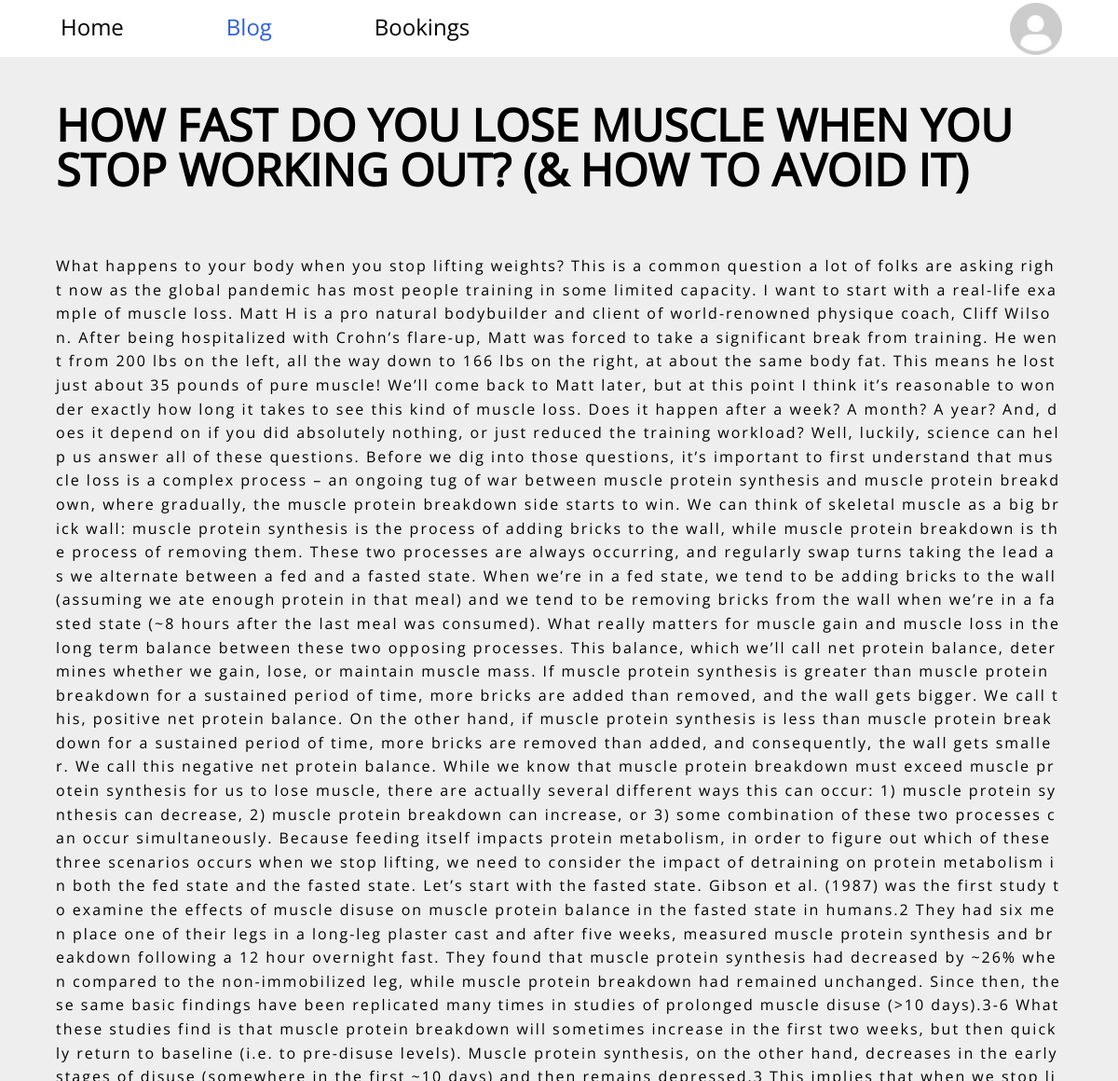
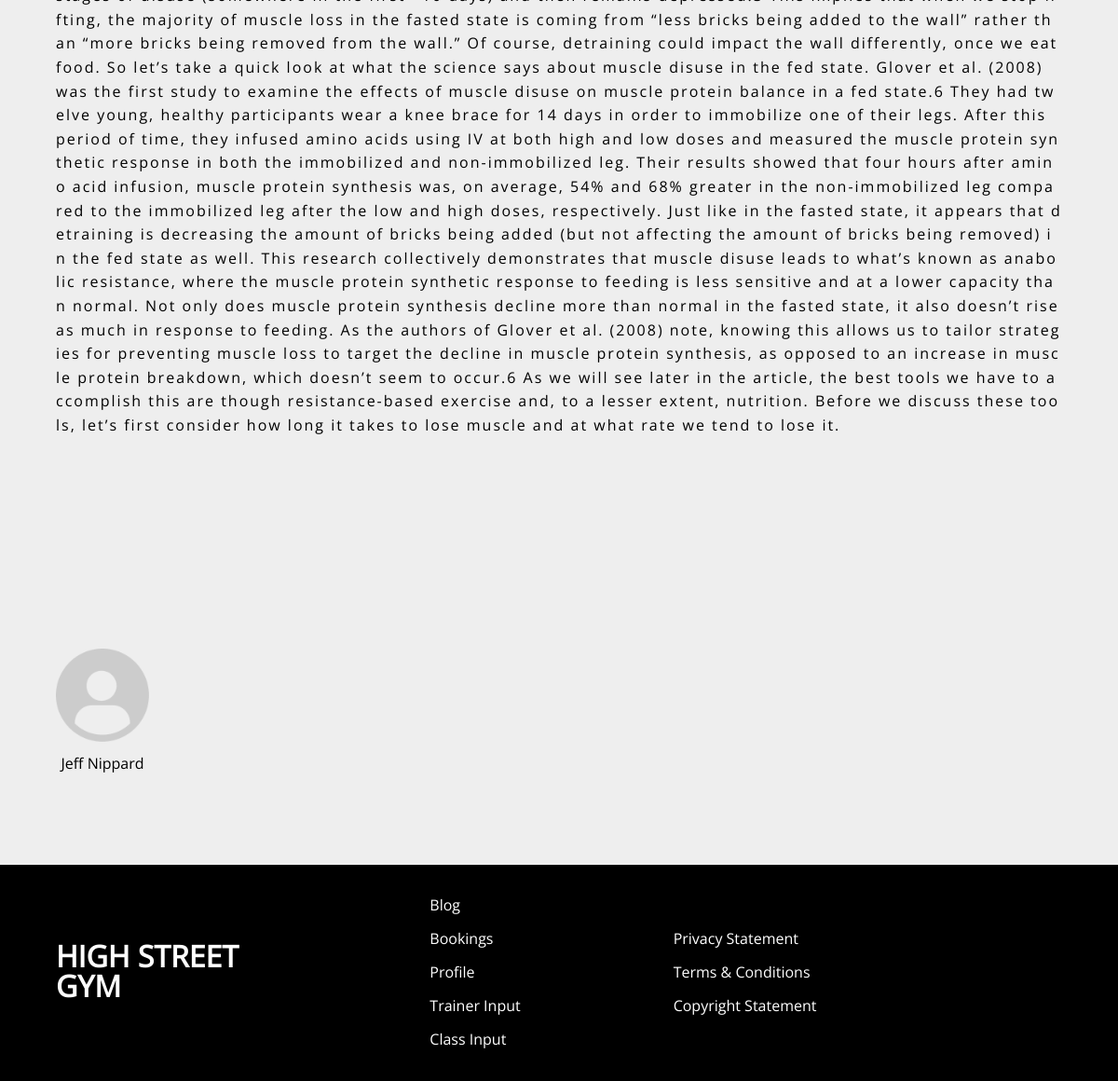
The app's page /pages/blog-post.php?postid=1 with its own data (2 pictures, top to bottom).
### tables this page shows
CREATE TABLE `blog_post` (
  `blog_post_id` int NOT NULL,
  `blog_title` varchar(150) NOT NULL,
  `blog_content` mediumtext NOT NULL,
  `user_user_id` int NOT NULL
);

CREATE TABLE `user` (
  `user_id` int NOT NULL,
  `user_first_name` varchar(50) NOT NULL,
  `user_last_name` varchar(50) NOT NULL,
  `user_email_address` varchar(255) NOT NULL,
  `user_phone_number` varchar(30) DEFAULT NULL,
  `user_bio` varchar(150) DEFAULT NULL,
  `user_password` varchar(255) NOT NULL,
  `user_image` longblob
);

### pages/blog-post.php (the view, shortened to what this page needs)
<?php
include "../model/connect.php";
$blog_id = $_GET['postid'];
$blog_sql = "SELECT * FROM blog_post WHERE blog_post_id = $blog_id";
$blog_statement = $conn->prepare($blog_sql);
$blog_statement->execute();
$blog_result = $blog_statement->fetchAll();
$blog_title = $blog_result[0]['blog_title'];
$blog_content = $blog_result[0]['blog_content'];
$user_id = $blog_result[0]['user_user_id'];
$user_sql = "SELECT * FROM user WHERE user_id = $user_id";
$user_statement = $conn->prepare($user_sql);
$user_statement->execute();
$user_result = $user_statement->fetchAll();
$user_first_name = $user_result[0]['user_first_name'];
$user_last_name = $user_result[0]['user_last_name'];
?>
<!DOCTYPE html>
    <html lang="en-gb">
    <head>
        <link rel="stylesheet" href="../css/styles.css">
    </head>
    <body>
        <main class="blog_container">
            <div class="blog_columns">
                <div class="blog_post">
                    <?php
                    echo "<h1>" . $blog_title . "</h1>";
                    echo "<p class='blog_post_content'>" . $blog_content . "</p>";
                    ?>
                </div>
                <div class="blog_create_button">
                    <div class='blog_preview_avatar --flexcentre-column'>
                        <img src='../images/icons/profile-icon.png' alt='The profile photo of the blog author.'>
                        <?php echo "<p>" . $user_first_name . " " . $user_last_name . "</p>"; ?>
                    </div>
                </div>
            </div>
        </main>
    </body>
    </html>

### css/styles.css (style rules this page uses)
html, button { font-family: "open_sansregular"; }
html, body { padding: 0; margin: 0; overflow-x: hidden; }
.--flexcentre-column { display: flex; justify-content: center; align-items: center; flex-direction: column; }
.blog_container { position: relative; min-height: 67vh; height: -webkit-fit-content; height: -moz-fit-content; height: fit-content; width: 90vw; padding: 0 5vw; background-color: #eee; }
.blog_container h1 { margin: 0; padding: 1em 0; color: black; font-size: 3em; }
.blog_columns { display: flex; gap: 5vw; width: 100%; max-width: 100%; height: -webkit-fit-content; height: -moz-fit-content; height: fit-content; padding-bottom: 100px; }
.blog_post { flex: 4; padding-top: 50px; padding-bottom: 100px; }
.blog_post h1 { padding-top: 0; }
.blog_preview_avatar { max-width: 100px; }
.blog_preview_avatar img { width: 100px; }
.blog_preview_avatar p { width: 100%; text-align: center; margin-bottom: 0; overflow-wrap: break-word; }
.blog_create_button { flex: 1; }
.blog_create_button img { padding-top: 50px; }
.blog_post_content { line-height: 1.6em; letter-spacing: 2px; word-break: break-all; }
@media only screen and (max-width: 1430px) { .blog_columns { flex-direction: column; } }

### records on screen
blog_post: blog_title "HOW FAST DO YOU LOSE MUSCLE WHEN YOU STOP WORKING OUT? (& HOW TO AVOID IT)", blog_content "What happens to your body when you stop lifting weights? This is a common question a lot of folks are asking right now as the global pandemic has most people training in some limited capacity. I want to start with a real-life example of muscle loss. Matt H is a pro natural bodybuilder and client of world-renowned physique coach, Cliff Wilson. After being hospitalized with Crohn’s flare-up, Matt was forced to take a significant break from training. He went from 200 lbs on the left, all the way down to 166 lbs on the right, at about the same body fat. This means he lost just about 35 pounds of pure muscle! We’ll come back to Matt later, but at this point I think it’s reasonable to wonder…"
user: user_first_name "Jeff", user_last_name "Nippard"
